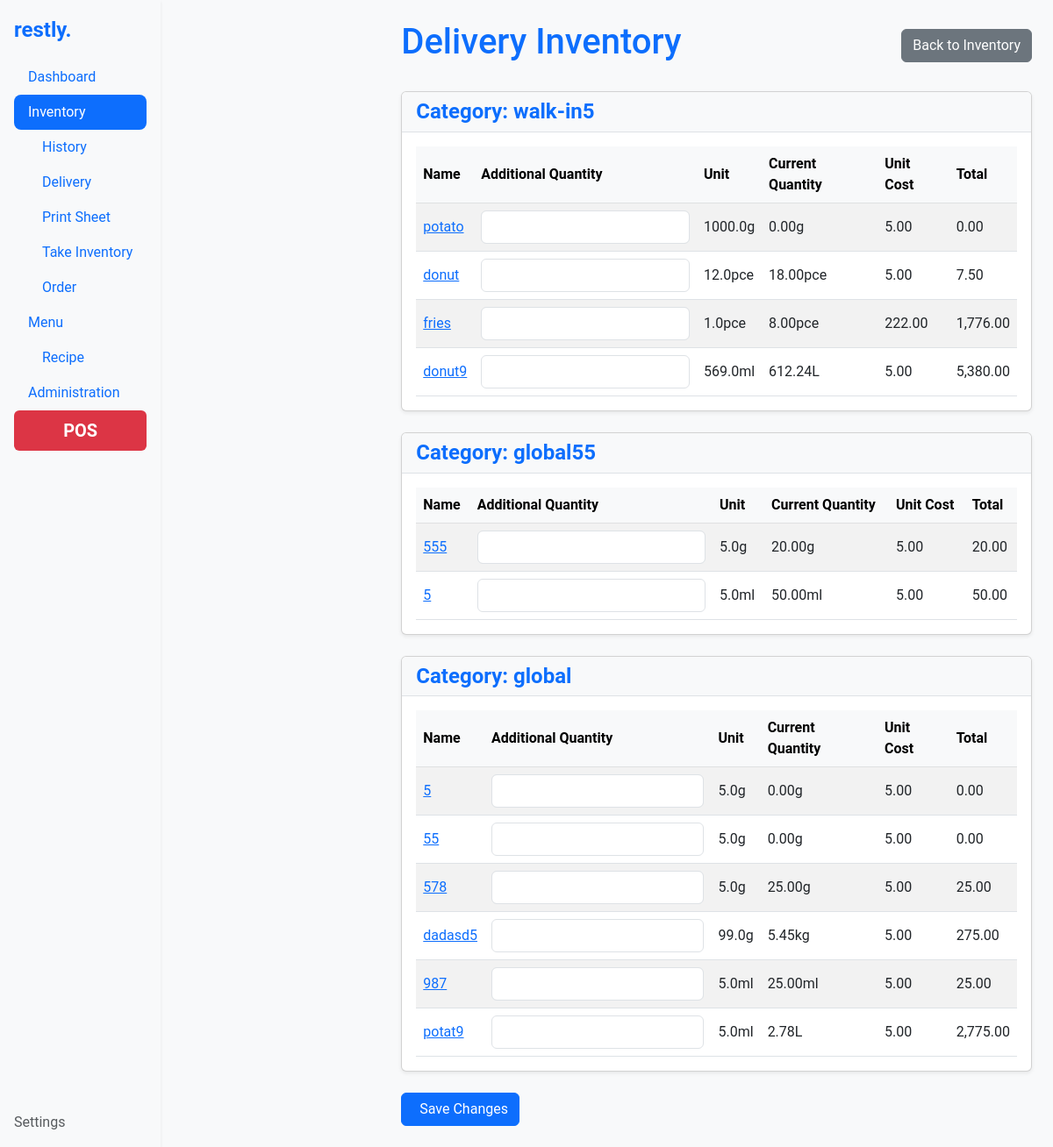
/inventory/delivery/, run on an earlier commit of the app's database.
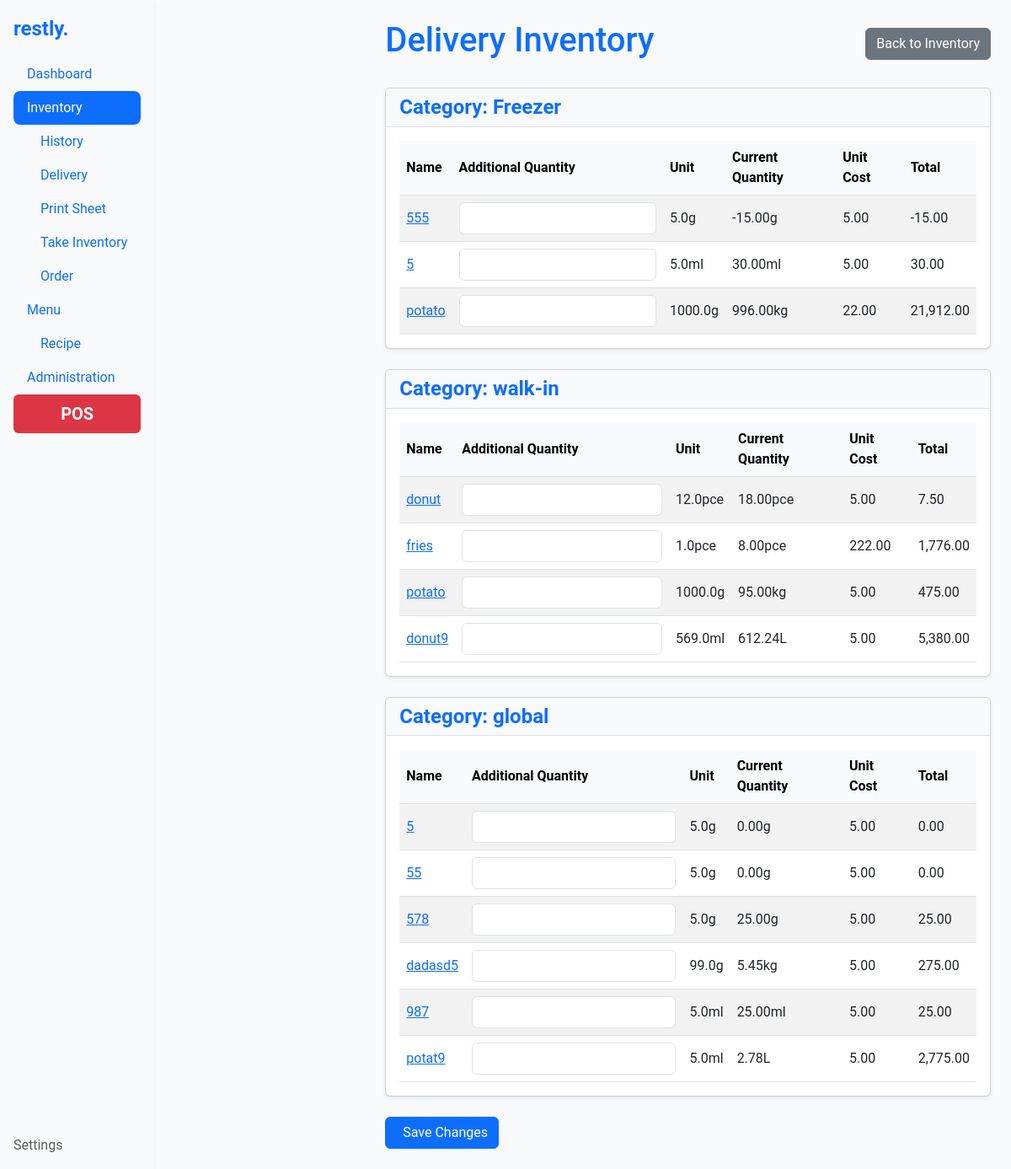
And on a later commit of the database.
### inventory/models.py (models this page shows, shortened)
class Category(models.Model):
    name = models.CharField(max_length=100, unique=True, default="global")
    slug = models.SlugField(max_length=100, unique=True, blank=True)
    order = models.PositiveIntegerField(default=1)
    class Meta:
        ordering = ['order']

class Ingredient(models.Model):
    UNIT_TYPES = [
        ('g', 'gram'),
        ('ml', 'milliliter'),
        ('pce', 'piece'),
        ('cm', 'centimeter'),
        ('oz', 'ounce'),
        ('fl_oz', 'fluid ounce'),
        ('in', 'inch'),
    ]
    name = models.CharField(max_length=255)
    slug = models.SlugField(max_length=255, unique=True, blank=True)
    quantity = models.FloatField()  # Quantity in stock
    threshold = models.FloatField(default=0)  # Minimum threshold for inventory
    category = models.ForeignKey('Category', on_delete=models.CASCADE)
    unit_type = models.CharField(max_length=10, choices=UNIT_TYPES)
    unit_multiplier = models.FloatField()  # Multiplier for unit type
    unit_cost = models.FloatField()  # Cost per unit
    estimated_usage = models.FloatField(null=True, blank=True)  # Optional, estimated usage per day
    total_cost = models.DecimalField(max_digits=12, decimal_places=2, editable=False)
    history = HistoricalRecords()
    order = models.PositiveIntegerField(default=1)
    change_source = models.CharField(max_length=50, blank=True, null=True)
    class Meta:
        ordering = ['order']
        unique_together = ('name', 'category')
    @property
    def converted_quantity(self):
        return self._convert_unit(self.quantity)
    def _convert_unit(self, value):
        metric_conversion_factors = {
            'g': Decimal('1000'),       # 1000 grams = 1 kg
            'ml': Decimal('1000'),      # 1000 milliliters = 1 liter
            'cm': Decimal('100'),       # 100 cm = 1 m
        }
        imperial_conversion_factors = {
            'oz': Decimal('16'),        # 16 ounces = 1 pound
            'fl_oz': Decimal('128'),    # 128 fluid ounces = 1 gallon
            'in': Decimal('12'),        # 12 inches = 1 foot
        }
        if self.unit_type in metric_conversion_factors:
            conversion_factor = metric_conversion_factors[self.unit_type]
            higher_unit = {'g': 'kg', 'ml': 'L', 'cm': 'm'}.get(self.unit_type, self.unit_type)
        elif self.unit_type in imperial_conversion_factors:
            conversion_factor = imperial_conversion_factors[self.unit_type]
            higher_unit = {'oz': 'lb', 'fl_oz': 'gal', 'in': 'ft'}.get(self.unit_type, self.unit_type)
        else:
            conversion_factor = Decimal('1')
            higher_unit = self.unit_type
        base_qty = Decimal(value) * Decimal(self.unit_multiplier)
        if base_qty < conversion_factor:
            return f"{base_qty.quantize(Decimal('.01'), rounding=ROUND_HALF_UP)}{self.unit_type}"
        converted_qty = base_qty / conversion_factor
        return f"{converted_qty.quantize(Decimal('.01'), rounding=ROUND_HALF_UP)}{higher_unit}"

### inventory/views.py (the view, shortened to what this page needs)
# urls.py: path('delivery/', views.delivery_inventory, name='delivery_inventory'),
def delivery_inventory(request):
    categories = Category.objects.prefetch_related('ingredient_set').all()
    InventoryForm = modelform_factory(
        Ingredient,
        fields=['quantity'],
        widgets={'quantity': forms.NumberInput(attrs={'step': '0.01', 'class': 'form-control'})},
        field_classes={'quantity': forms.FloatField},
    )
    ingredient_forms = {}
    for ingredient in Ingredient.objects.all():
        InventoryForm.base_fields['quantity'].required = False  # Ensure field is optional for GET requests
        ingredient_forms[ingredient.id] = InventoryForm(instance=None, prefix=f"ingredient-{ingredient.id}")
    context = {
        'categories': categories,
        'ingredient_forms': ingredient_forms,  # Pass the forms to the template
    }
    return render(request, 'inventory/delivery_inventory.html', context)

### inventory/templatetags/custom_filters.py (called while the page is built)
@register.filter
def get_form(forms_dict, ingredient_id):
    return forms_dict.get(ingredient_id)

### inventory/templates/inventory/delivery_inventory.html (shortened to what this page needs)
{% extends 'base.html' %}
{% load humanize %}
{% load custom_filters %}
{% block content %}
<div class="d-flex justify-content-between align-items-center mb-4">
    <h1 class="text-primary">Delivery Inventory</h1>
    <a href="{% url 'inventory' %}" class="btn btn-secondary">
         Back to Inventory
    </a>
</div>
<form method="post">
    {% for category in categories %}
    <div class="card mb-4 shadow-sm">
        <div class="card-header">
            <h2 class="mb-0 text-primary">Category: {{ category.name }}</h2>
        </div>
        <div class="card-body">
            <table class="table table-striped align-middle">
                <thead class="table-light">
                    <tr>
                        <th>Name</th>
                        <th>Additional Quantity</th>
                        <th>Unit</th>
                        <th>Current Quantity</th>
                        <th>Unit Cost</th>
                        <th>Total</th>
                    </tr>
                </thead>
                <tbody>
                    {% for ingredient in category.ingredient_set.all %}
                    <tr>
                        <td>
                            <a href="{% url 'ingredient_details' category.name ingredient.name %}">
                                {{ ingredient.name }}
                            </a>
                        </td>
                        <td>
                            {% with ingredient_forms|get_form:ingredient.id as form %}
                                {{ form.quantity }}
                            {% endwith %}
                        </td>
                        <td>{{ ingredient.unit_multiplier }}{{ ingredient.unit_type }}</td>
                        <td>{{ ingredient.converted_quantity }}</td>
                        <td>{{ settings.get_currency_type_display }}{{ ingredient.unit_cost|floatformat:2|intcomma }}</td>
                        <td>{{ settings.get_currency_type_display }}{{ ingredient.total_cost|floatformat:2|intcomma }}</td>
                    </tr>
                    {% endfor %}
                </tbody>
            </table>
        </div>
    </div>
    {% endfor %}
    <button type="submit" class="btn btn-primary">
         Save Changes
    </button>
</form>
{% endblock %}

What changed in the data, as far as the page shows it:
changed Category: name "global55" → "Freezer"; moves up the list
changed Ingredient (number 1 of 13 on the later page): converted_quantity "20.00g" → "-15.00g"; total_cost "20.00" → "-15.00"
changed Ingredient (number 2 of 13 on the later page): converted_quantity "50.00ml" → "30.00ml"; total_cost "50.00" → "30.00"
added Ingredient: name "potato", unit_multiplier "1000.0", unit_type "g", converted_quantity "996.00kg", unit_cost "22.00", total_cost "21,912.00", shown under Category "Freezer"
changed Category: name "walk-in5" → "walk-in"
changed Ingredient (number 6 of 13 on the later page): converted_quantity "0.00g" → "95.00kg"; total_cost "0.00" → "475.00"; moves down the list
